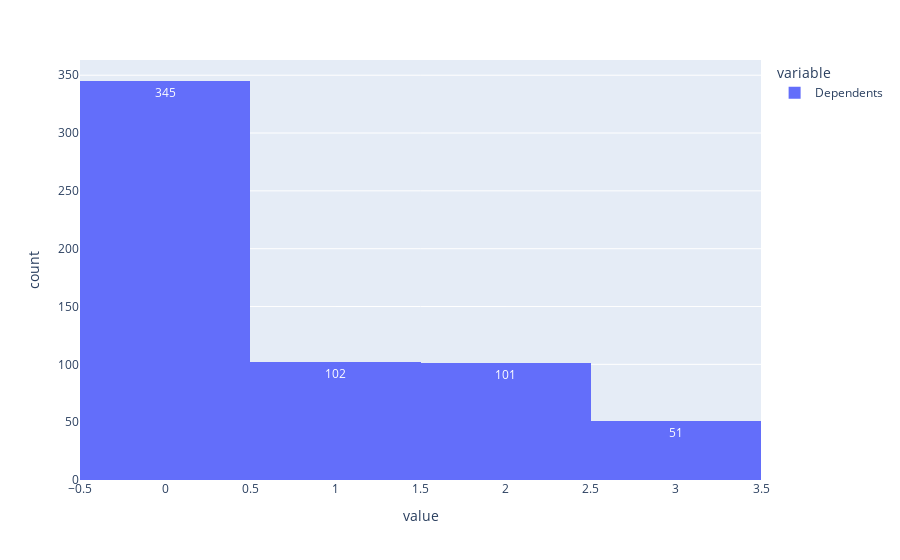

Notebook code cell kept with this figure:
### Code cell
px.histogram(df.Dependents,text_auto=True)

### Figure 1 — Plotly figure (JSON) as saved in the notebook; plotly's stock layout.template omitted (floating-point values rounded to 4 significant figures; data arrays with more than 128 entries replaced by an {"elided": "..."} marker saying what was removed)
{"data": [{"alignmentgroup": "True", "bingroup": "x", "hovertemplate": "variable=Dependents<br>value=%{x}<br>count=%{y}<extra></extra>", "legendgroup": "Dependents", "marker": {"color": "#636efa", "pattern": {"shape": ""}}, "name": "Dependents", "offsetgroup": "Dependents", "orientation": "v", "showlegend": true, "texttemplate": "%{value}", "type": "histogram", "x": {"elided": "599 int values"}, "xaxis": "x", "yaxis": "y"}], "layout": {"autosize": true, "barmode": "relative", "legend": {"title": {"text": "variable"}, "tracegroupgap": 0}, "margin": {"t": 60}, "xaxis": {"anchor": "y", "autorange": true, "domain": [0, 1], "range": [-0.5, 3.5], "title": {"text": "value"}, "type": "linear"}, "yaxis": {"anchor": "x", "autorange": true, "domain": [0, 1], "range": [0, 363.2], "title": {"text": "count"}}}}
